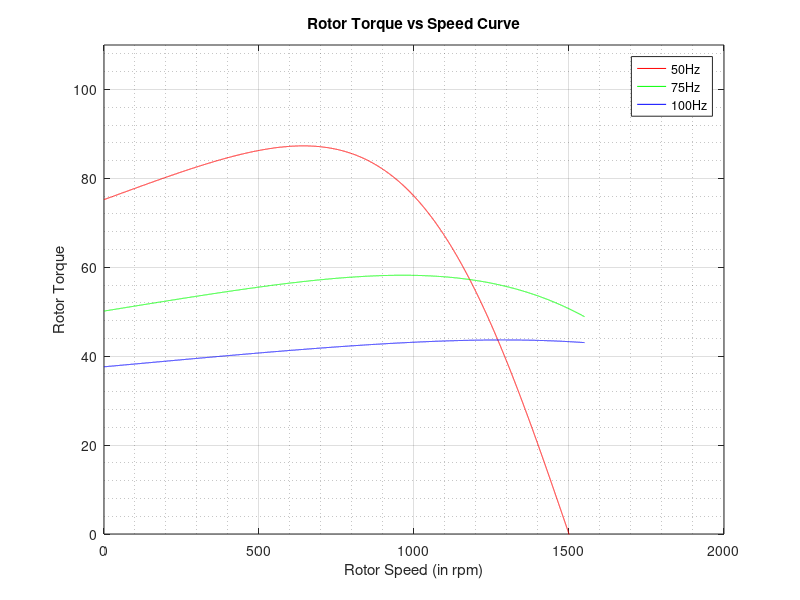
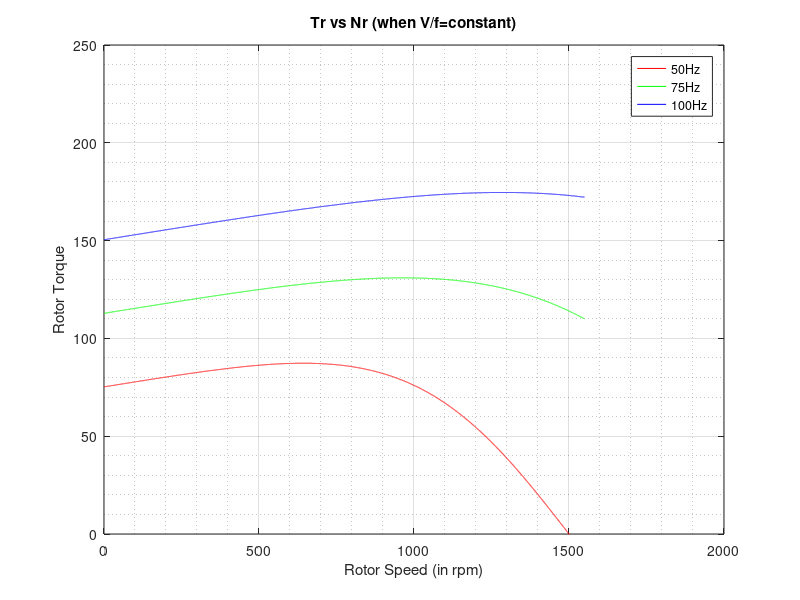

The MATLAB source for these figures, in order:
clc;
clear all;
close all;

Nr=0:.1:1550;
R2=0.4;
X2=0.7;
E2=80;

f=50;
Ns=(2*f)/4;          %assuming 4 pole and in rps
s=(Ns-(Nr/60))/Ns;
Tr=1.5*(1/(pi*Ns))*((s*E2.^2*R2)./(R2.^2+(s*X2).^2));


h1 = figure;
plot(Nr,Tr,'r');
ylim([0 110]);
title('Rotor Torque vs Speed Curve');
xlabel('Rotor Speed (in rpm)');
ylabel('Rotor Torque');
grid on;
grid minor;
hold on;


f=75;                        %recalculating freq
Ns=(2*f)/4;          
s=(Ns-(Nr/60))/Ns;
Tr=1.5*(1/(pi*Ns))*((s*E2.^2*R2)./(R2.^2+(s*X2).^2));
figure(h1);
plot(Nr,Tr,'g');
hold on;


f=100;                        %recalculating freq
Ns=(2*f)/4;          
s=(Ns-(Nr/60))/Ns;
Tr=1.5*(1/(pi*Ns))*((s*E2.^2*R2)./(R2.^2+(s*X2).^2));
figure(h1);
plot(Nr,Tr,'b');


legend('50Hz','75Hz','100Hz');




%for first case E2/f= 80/50 =8/5, which will be the constant

f=50;
E2=(8/5)*f;
Ns=(2*f)/4;          
s=(Ns-(Nr/60))/Ns;
Tr=1.5*(1/(pi*Ns))*((s*E2.^2*R2)./(R2.^2+(s*X2).^2));


h2=figure;
plot(Nr,Tr,'r');
ylim([0 250]);
title('Tr vs Nr (when V/f=constant)');
xlabel('Rotor Speed (in rpm)');
ylabel('Rotor Torque');
grid on;
grid minor;
hold on;


f=75;        %recalculating
E2=(8/5)*f;
Ns=(2*f)/4;          
s=(Ns-(Nr/60))/Ns;
Tr=1.5*(1/(pi*Ns))*((s*E2.^2*R2)./(R2.^2+(s*X2).^2));

figure(h2);
plot(Nr,Tr,'g');
hold on;


f=100;        %recalculating
E2=(8/5)*f;
Ns=(2*f)/4;          
s=(Ns-(Nr/60))/Ns;
Tr=1.5*(1/(pi*Ns))*((s*E2.^2*R2)./(R2.^2+(s*X2).^2));

figure(h2);
plot(Nr,Tr,'b');
hold on;

legend('50Hz','75Hz','100Hz');



